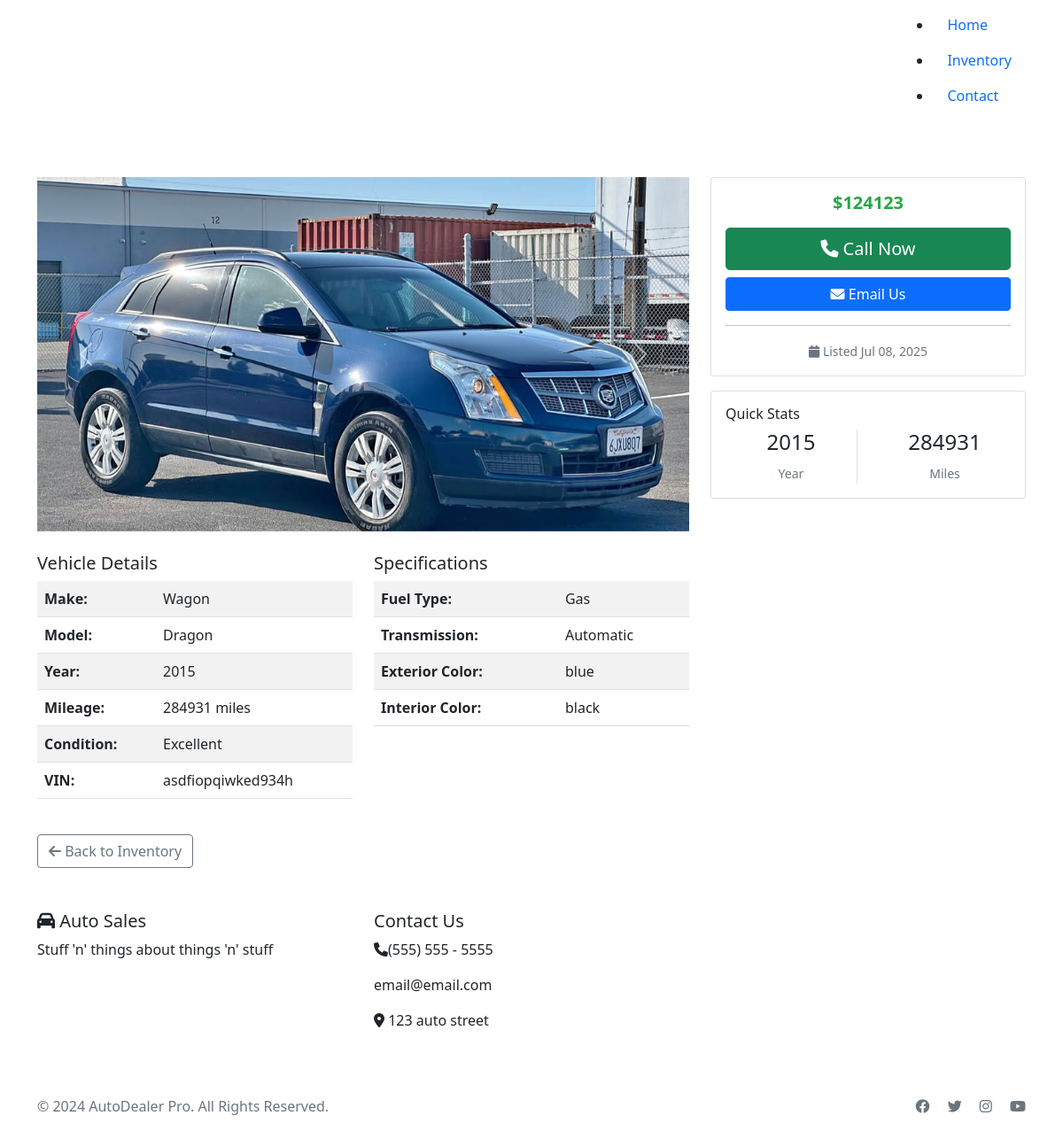
Screenshot of /car/5/ with the database file from the repository.
### inventory/models.py (models this page shows, shortened)
class Car(models.Model):
	CONDITION_CHOICES = [
		('excellent', 'Excellent'),
		('good', 'Good'),
		('fair', 'Fair'),
		('poor', 'Poor'),
	]
	FUEL_TYPE_CHOICES = [
		('gas', 'Gas'),
		('diesel', 'Diesel'),
		('hybrid', 'Hybrid'),
		('electric', 'Electric'),
	]
	TRANSMISSION_CHOICES = [
		('manual', 'Manual'),
		('automatic', 'Automatic'),
	]
	make = models.CharField(max_length=50)
	model = models.CharField(max_length=50)
	year = models.IntegerField()
	mileage = models.IntegerField()
	price = models.DecimalField(max_digits=10, decimal_places=2)
	condition = models.CharField(max_length=20, choices=CONDITION_CHOICES)
	fuel_type = models.CharField(max_length=20, choices=FUEL_TYPE_CHOICES)
	transmission = models.CharField(max_length=20, choices=TRANSMISSION_CHOICES)
	exterior_color = models.CharField(max_length=30)
	interior_color = models.CharField(max_length=30)
	vin = models.CharField(max_length=17, unique=True)
	description = models.TextField(blank=True)
	features = models.TextField(blank=True, help_text="List special features, one per line")
	main_image = models.ImageField(upload_to='car_images/', blank=True, null=True)
	image_2 = models.ImageField(upload_to='car_images/', blank=True, null=True)
	image_3 = models.ImageField(upload_to='car_images/', blank=True, null=True)
	image_4 = models.ImageField(upload_to='car_images/', blank=True, null=True)
	image_5 = models.ImageField(upload_to='car_images/', blank=True, null=True)
	is_available = models.BooleanField(default=True)
	is_featured = models.BooleanField(default=False, help_text="Show on homepage")
	created_at = models.DateTimeField(auto_now_add=True)
	updated_at = models.DateTimeField(auto_now=True)
	class Meta:
		ordering = ['-created_at']
		verbose_name = 'Car'
		verbose_name_plural = 'Cars'

### inventory/views.py (the view)
# urls.py: path('car/<int:pk>/', views.car_detail, name='car_detail'),
def car_detail(request, pk):
    car = get_object_or_404(Car, pk=pk, is_available=True)
    images = []
    for field_name in ['main_image', 'image_2', 'image_3', 'image_4', 'image_5']:
        image_field = getattr(car, field_name)
        if image_field:
            images.append(image_field.url)
    features = []
    if car.features:
        features = [feature.strip() for feature in car.features.split('\n') if feature.strip()]
    context = {
        'car': car,
        'images': images,
        'features': features,
    }
    return render(request, 'inventory/car_detail.html', context)

### inventory/templates/inventory/car_detail.html (shortened to what this page needs)
{% extends 'inventory/base.html' %}
{% block content %}
<div class="container my-5">
    <div class="row">
        <div class="col-md-8">
            <div class="mb-4">
                {% if images %}
                <div id="carCarousel" class="carousel slide" data-bs-ride="carousel">
                    <div class="carousel-inner">
                        {% for image in images %}
                        <div class="carousel-item {% if forloop.first %}active{% endif %}">
                            <img src="{{ image }}" class="d-block w-100" alt="Car Image" style="height: 400px; object-fit: cover;">
                        </div>
                        {% endfor %}
                    </div>
                    {% if images|length > 1 %}
                    <button class="carousel-control-prev" type="button" data-bs-target="#carCarousel" data-bs-slide="prev">
                        <span class="carousel-control-prev-icon"></span>
                    </button>
                    <button class="carousel-control-next" type="button" data-bs-target="#carCarousel" data-bs-slide="next">
                        <span class="carousel-control-next-icon"></span>
                    </button>
                    {% endif %}
                </div>
                {% else %}
                <div class="bg-light d-flex align-items-center justify-content-center" style="height: 400px;">
                    <i class="fas fa-car fa-5x text-muted"></i>
                </div>
                {% endif %}
            </div>
            <div class="row">
                <div class="col-md-6">
                    <h5>Vehicle Details</h5>
                    <table class="table table-striped">
                        <tr>
                            <td><strong>Make:</strong></td>
                            <td>{{ car.make }}</td>
                        </tr>
                        <tr>
                            <td><strong>Model:</strong></td>
                            <td>{{ car.model }}</td>
                        </tr>
                        <tr>
                            <td><strong>Year:</strong></td>
                            <td>{{ car.year }}</td>
                        </tr>
                        <tr>
                            <td><strong>Mileage:</strong></td>
                            <td>{{ car.mileage|floatformat:0 }} miles</td>
                        </tr>
                        <tr>
                            <td><strong>Condition:</strong></td>
                            <td>{{ car.get_condition_display }}</td>
                        </tr>
                        <tr>
                            <td><strong>VIN:</strong></td>
                            <td>{{ car.vin }}</td>
                        </tr>
                    </table>
                </div>
                <div class="col-md-6">
                    <h5>Specifications</h5>
                    <table class="table table-striped">
                        <tr>
                            <td><strong>Fuel Type:</strong></td>
                            <td>{{ car.get_fuel_type_display }}</td>
                        </tr>
                        <tr>
                            <td><strong>Transmission:</strong></td>
                            <td>{{ car.get_transmission_display }}</td>
                        </tr>
                        <tr>
                            <td><strong>Exterior Color:</strong></td>
                            <td>{{ car.exterior_color }}</td>
                        </tr>
                        <tr>
                            <td><strong>Interior Color:</strong></td>
                            <td>{{ car.interior_color }}</td>
                        </tr>
                    </table>
                </div>
            </div>
        </div>
        <div class="col-md-4">
            <div class="card">
                <div class="card-body">
                    <h3 class="text-center price-tag mb-3">${{ car.price|floatformat:0 }}</h3>
                    <div class="d-grid gap-2">
                        <a href="tel:555-123-4567" class="btn btn-success btn-lg">
                            <i class="fas fa-phone"></i> Call Now
                        </a>
                        <a href="mailto:info@autosales.com?subject=Inquiry about {{ car.year }} {{ car.make }} {{ car.model }}"
                           class="btn btn-primary">
                            <i class="fas fa-envelope"></i> Email Us
                        </a>
                    </div>
                    <hr>
                    <div class="text-center">
                        <small class="text-muted">
                            <i class="fas fa-calendar"></i> Listed {{ car.created_at|date:"M d, Y" }}
                        </small>
                    </div>
                </div>
            </div>
            <div class="card mt-3">
                <div class="card-body">
                    <h6>Quick Stats</h6>
                    <div class="row text-center">
                        <div class="col-6">
                            <div class="border-end">
                                <h4>{{ car.year }}</h4>
                                <small class="text-muted">Year</small>
                            </div>
                        </div>
                        <div class="col-6">
                            <h4>{{ car.mileage|floatformat:0 }}</h4>
                            <small class="text-muted">Miles</small>
                        </div>
                    </div>
                </div>
            </div>
        </div>
    </div>
    <div class="mt-4">
        <a href="{% url 'inventory:inventory' %}" class="btn btn-outline-secondary">
            <i class="fas fa-arrow-left"></i> Back to Inventory
        </a>
    </div>
</div>
{% endblock %}

### static/css/style.css (style rules this page uses)
.price-tag { font-size: 1.25rem; font-weight: bold; color: #28a745; }

### rows the page displays
Car: make "Wagon", model "Dragon", year "2015", mileage "284931", condition "Excellent", vin "asdfiopqiwked934h", fuel_type "Gas", transmission "Automatic", exterior_color "blue", interior_color "black", price "124123", created_at "Jul 08, 2025"
